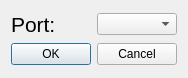
<?xml version="1.0" encoding="UTF-8"?>
<ui version="4.0">
 <class>Dialog</class>
 <widget class="QDialog" name="Dialog">
  <property name="geometry">
   <rect>
    <x>0</x>
    <y>0</y>
    <width>184</width>
    <height>78</height>
   </rect>
  </property>
  <property name="windowTitle">
   <string>Dialog</string>
  </property>
  <layout class="QVBoxLayout" name="verticalLayout_2">
   <item>
    <layout class="QVBoxLayout" name="verticalLayout">
     <item>
      <layout class="QHBoxLayout" name="horizontalLayout">
       <item>
        <widget class="QLabel" name="label">
         <property name="font">
          <font>
           <pointsize>16</pointsize>
          </font>
         </property>
         <property name="text">
          <string>Port:</string>
         </property>
        </widget>
       </item>
       <item>
        <widget class="QComboBox" name="comboBox"/>
       </item>
      </layout>
     </item>
     <item>
      <layout class="QHBoxLayout" name="horizontalLayout_2">
       <item>
        <widget class="QDialogButtonBox" name="buttonBox">
         <property name="orientation">
          <enum>Qt::Horizontal</enum>
         </property>
         <property name="standardButtons">
          <set>QDialogButtonBox::Cancel|QDialogButtonBox::Ok</set>
         </property>
        </widget>
       </item>
       <item>
        <spacer name="horizontalSpacer">
         <property name="orientation">
          <enum>Qt::Horizontal</enum>
         </property>
         <property name="sizeHint" stdset="0">
          <size>
           <width>40</width>
           <height>20</height>
          </size>
         </property>
        </spacer>
       </item>
      </layout>
     </item>
    </layout>
   </item>
  </layout>
 </widget>
 <resources/>
 <connections>
  <connection>
   <sender>buttonBox</sender>
   <signal>accepted()</signal>
   <receiver>Dialog</receiver>
   <slot>accept()</slot>
   <hints>
    <hint type="sourcelabel">
     <x>248</x>
     <y>254</y>
    </hint>
    <hint type="destinationlabel">
     <x>157</x>
     <y>274</y>
    </hint>
   </hints>
  </connection>
  <connection>
   <sender>buttonBox</sender>
   <signal>rejected()</signal>
   <receiver>Dialog</receiver>
   <slot>reject()</slot>
   <hints>
    <hint type="sourcelabel">
     <x>316</x>
     <y>260</y>
    </hint>
    <hint type="destinationlabel">
     <x>286</x>
     <y>274</y>
    </hint>
   </hints>
  </connection>
 </connections>
</ui>
